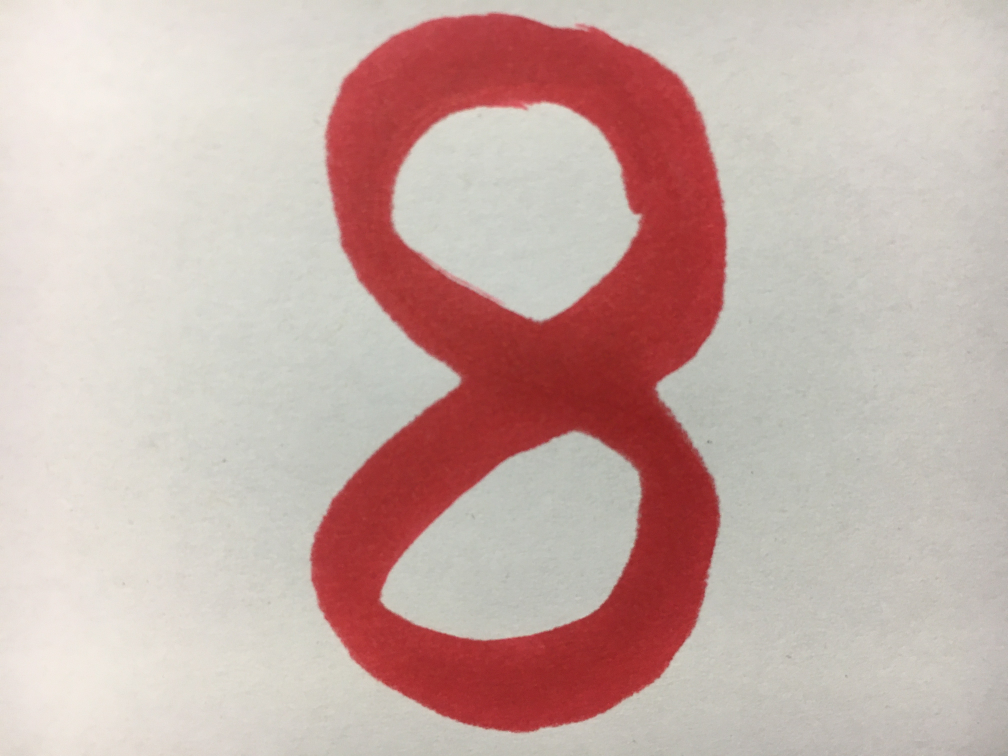
#> input picture lab9/8.jpeg, 4032 x 3024 px (shown at 1/4 size)
$ jupyter execute --allow-errors sklearn5.ipynb   (shell and % lines are left out)
#> lines starting #> are read from the running program, lines starting #| are printed output that depends on the picture
<a href="https://colab.research.google.com/github/UTDataMining/2022A/blob/main/lab9/sklearn5.ipynb" target="_parent"></a>

# ロジスティック回帰

[cell 1]
# Colaboratoryでは以下を実行して必要なファイルをダウンロード

[cell 2]
import numpy as np
import pandas as pd
import  matplotlib.pyplot  as plt

以下では、ロジスティック回帰（`LogisticRegression`）クラスをインポートしています。`train_test_split()`はデータセットを訓練データとテストデータに分割するための関数、`accuracy_score()`はモデルの予測精度を評価するための関数です。

[LogisticRegression](https://scikit-learn.org/stable/modules/generated/sklearn.linear_model.LogisticRegression.html)

入力データ（`X`）とラベルデータ（`y`）からなるデータセットを訓練データ（`X_train`, `y_train`）とテストデータ（`X_test`, `y_test`)に分割しています。ここでは、`train_test_split()`関数の`test_size`引数にデータセットの30%をテストデータとすることを指定しています。また、`stratify`引数にラベルデータを指定することで、訓練データとテストデータ、それぞれでラベルの分布が同じになるようにしています。入力の特徴量は`StandardScaler`で標準化しています。

ロジスティック回帰クラスのインスタンスを作成し、**`fit`**`()`メソッドによりモデルを訓練データに適合させています。そして、**`predict`**`()`メソッドを用いてテストデータのラベルを予測し、`accuracy_score()`関数などで実際のラベルデータ（`y_test`）と比較して予測精度の評価を行なっています。

[cell 3]
from sklearn.linear_model import LogisticRegression
from sklearn.model_selection import train_test_split
from sklearn.preprocessing import StandardScaler
from sklearn.metrics import accuracy_score, confusion_matrix,  precision_score, recall_score, f1_score

#> (the rest of this cell did not finish here and is left out)

[cell 4]
model=LogisticRegression(solver='lbfgs',  multi_class='auto') # ロジスティック回帰モデル
#> (the rest of this cell did not finish here and is left out)

`LogisticRegression`ではデフォルトで正則化（$L_2$ノルム）が有効になっています。引数`C`は正則化項の係数の逆数になっています。

[cell 5]
model=LogisticRegression(solver='lbfgs',  multi_class='auto', C=100) # ロジスティック回帰モデル、正則化の係数を指定
#> (the rest of this cell did not finish here and is left out)

## 手書き数字画像認識

[cell 6]
from sklearn import datasets
from PIL import Image, ImageOps, ImageEnhance

[cell 7]
digits = datasets.load_digits() # 手書き数字画像データセット
for i,j in enumerate(range(10)):
    plt.subplot(2,5,i+1)
    plt.axis('off')
    plt.title(str(i))
    plt.imshow(digits.images[j], cmap='gray_r');
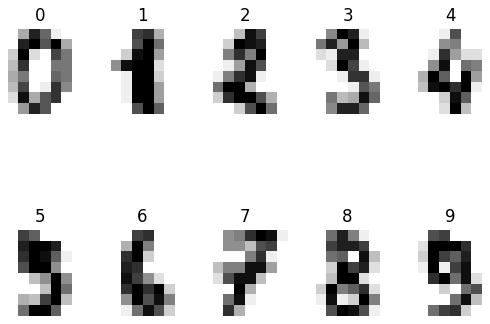
#> figure drawn by matplotlib, 10 panels

[cell 8]
n = 500 # 画像のインデックス
print(digits.images[n]) #  2次元ピクセルデータ
print(digits.data[n])  # 1次元ピクセルデータ
print(digits.target[n]) # ラベル
plt.imshow(digits.images[n], cmap='gray_r') # 手書き数字画像
plt.show()
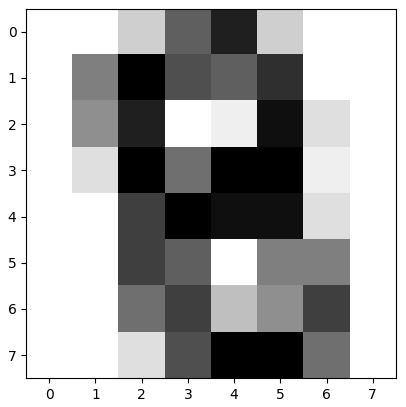
#> figure drawn by matplotlib, 1 panel

[cell 9]
# 画像分類モデルをロジスティック回帰で学習
X = digits.data
y = digits.target
model = LogisticRegression(solver='liblinear', multi_class='auto')
model = model.fit(X, y)

[cell 10]
# 認識させる手書き数字画像をダウンロード

[cell 11]
filename = '8.jpeg'
im = Image.open(filename)
#> im is the input picture: PIL image 4032x3024 RGB; mean R, G, B 200, 174.8, 169.3
plt.imshow(im, cmap='gray_r')
plt.show()

[cell 12]
im_width, im_height= im.size
#> im_width = 4032; im_height = 3024
square_len = min(im.size)
#> square_len = 3024
im = im.crop(((im_width - square_len) // 2,(im_height - square_len) // 2,
(im_width + square_len) // 2,(im_height + square_len) // 2)) # 正方形に切り取り
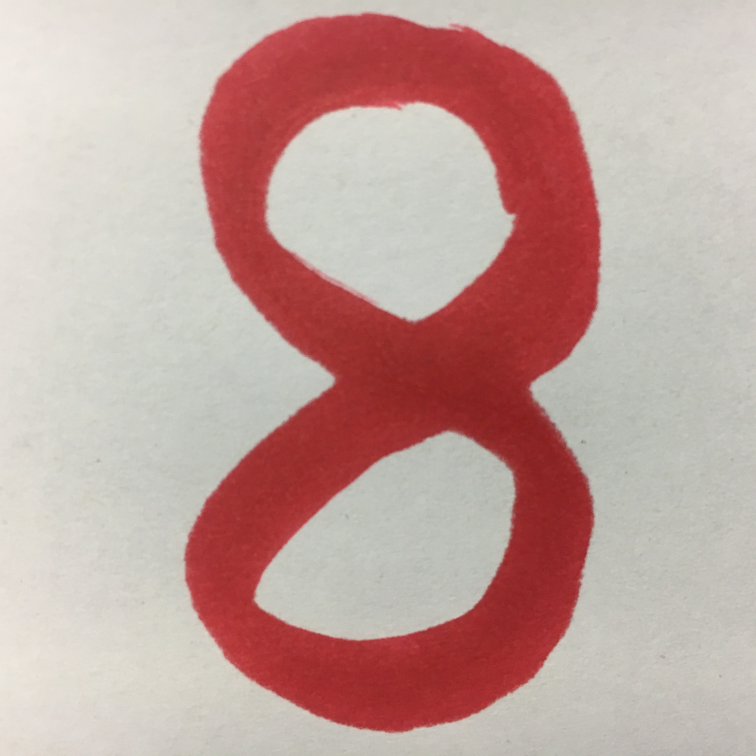
#> im: PIL image 3024x3024 RGB (shown at 1/4 size); mean R, G, B 194.1, 162.4, 157.1
im = ImageEnhance.Brightness(im).enhance(2.0) # 輝度変更
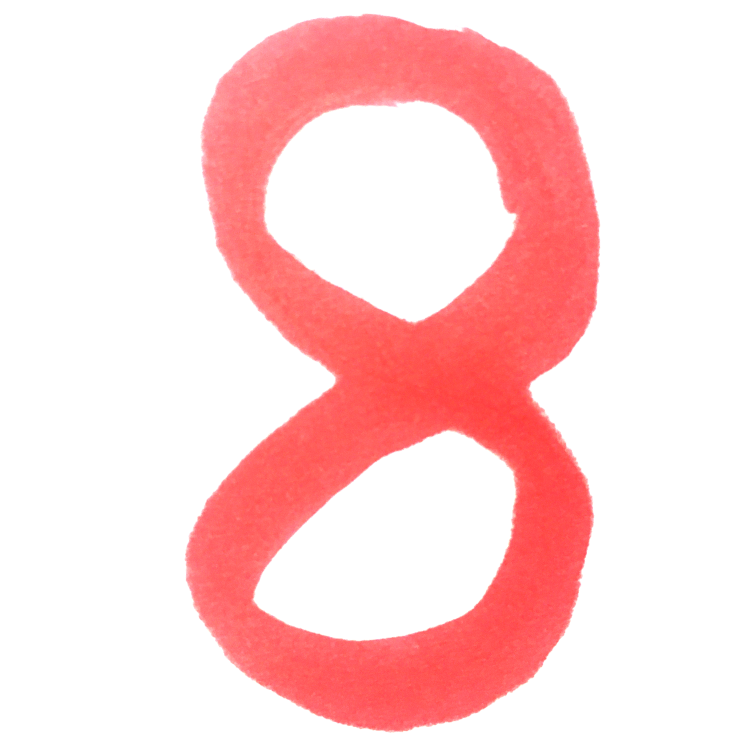
#> im: PIL image 3024x3024 RGB (shown at 1/4 size); mean R, G, B 255, 214.3, 214.6
im = im.convert('L') # グレースケール
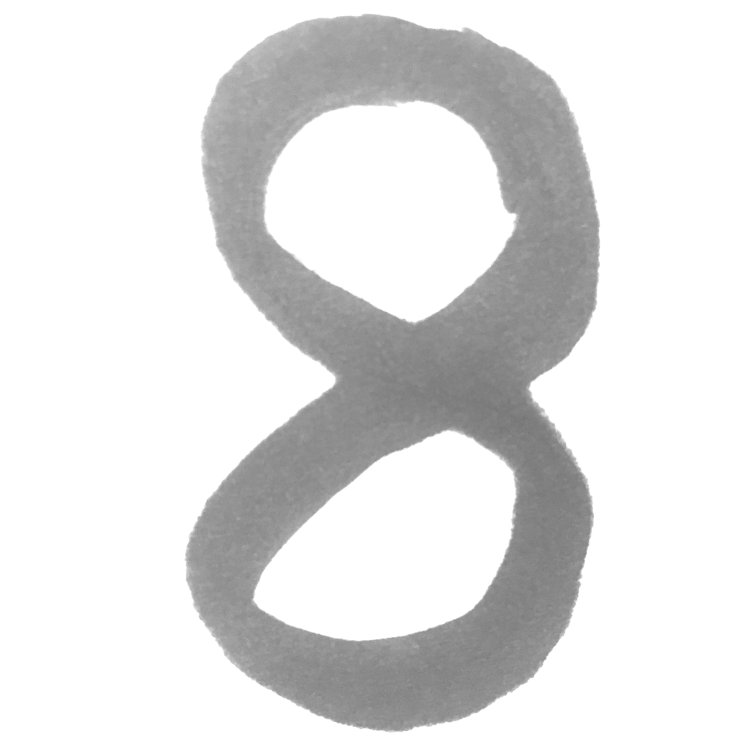
#> im: PIL image 3024x3024 L (shown at 1/4 size); min 108, max 255, mean 226.5
im =  ImageOps.invert(im) # 白黒反転
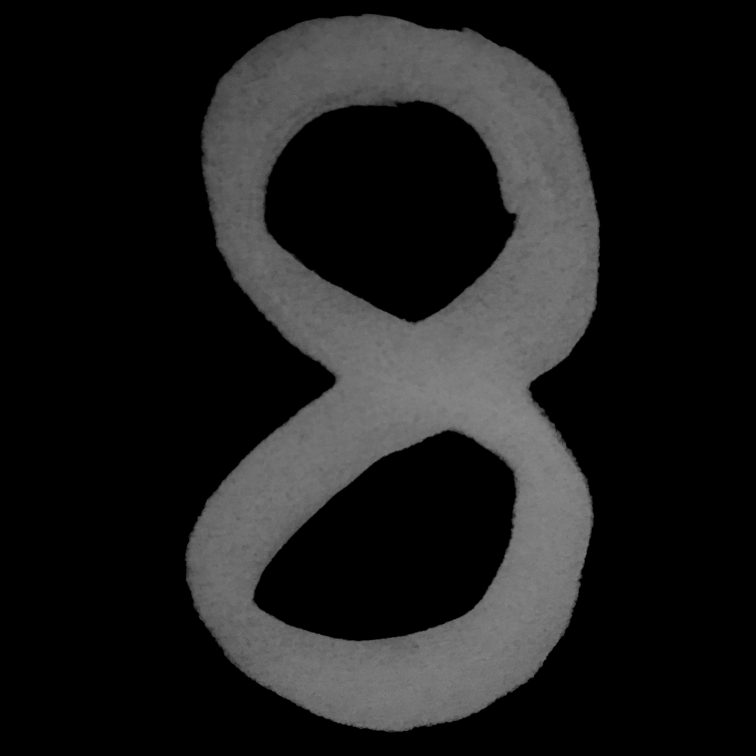
#> im: PIL image 3024x3024 L (shown at 1/4 size); min 0, max 147, mean 28.5
im = im.resize((8, 8), Image.LANCZOS) # リサイズ
digit = np.asarray(im)
digit = np.round(16*(digit/255)) # 画素値変更
plt.imshow(digit, cmap='gray_r')
plt.show()
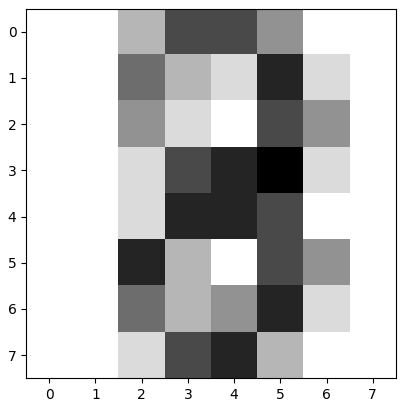
#> figure drawn by matplotlib, 1 panel

[cell 13]
digit = digit.reshape(1, -1)
digit_pred = model.predict(digit)
#> digit_pred = [8]
print('予測されたラベル: ', digit_pred)
#| 予測されたラベル:  [8]
digit_pred_prob = model.predict_proba(digit)
for i, prob in enumerate(digit_pred_prob[0]):
    print('数字'+str(i)+'の確率(%): '+'{:.2f}'.format(prob*100))
#> this loop made 10 passes
#> prob on passes 1 to 10: 0.000861, 0.00269, 0.000742, 0.012, 4.93e-05, 5.67e-07, 0.072, 0.000287, 0.908, 0.00286
#| 数字0の確率(%): 0.09
#| 数字1の確率(%): 0.27
#| 数字2の確率(%): 0.07
#| 数字3の確率(%): 1.20
#| 数字4の確率(%): 0.00
#| 数字5の確率(%): 0.00
#| 数字6の確率(%): 7.20
#| 数字7の確率(%): 0.03
#> (further printed lines are left out)
